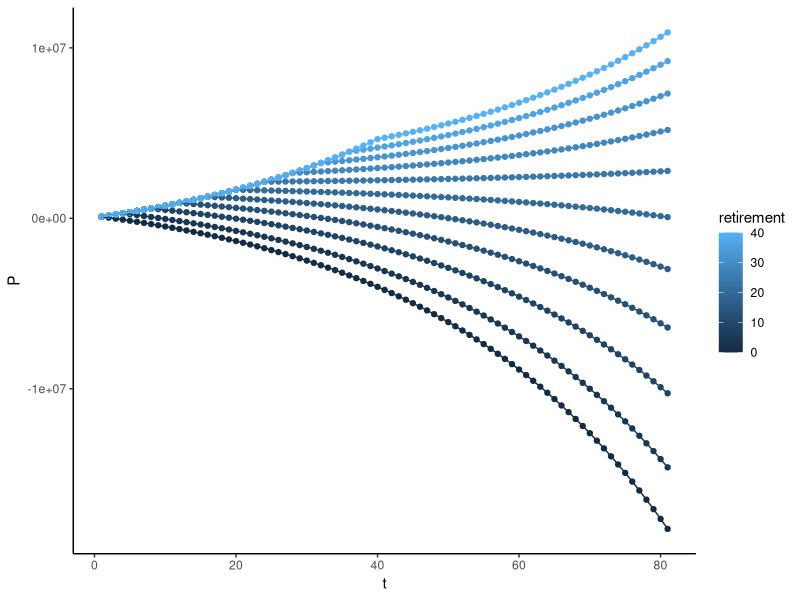
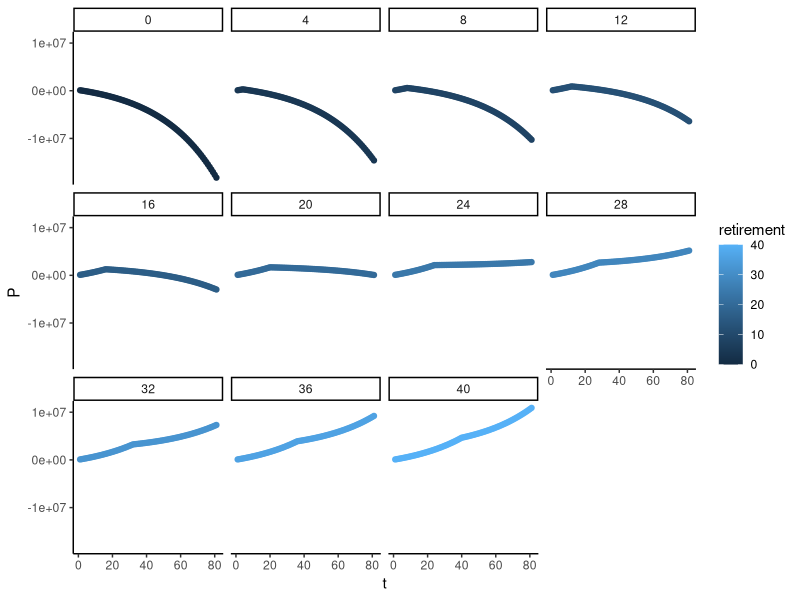

These figures' R source, in order:
#Joel's life plan
library(dplyr)
library(ggplot2)

periodic_interest <- function(P0, r, t, salary, retirement_t, allowance){
  P <- c(P0,numeric(t)) #initiate vector with length = time + 1
  
  for (i in 1:t){
    if(i<retirement_t){
      P[i+1] <- P[i]+salary+P[i]*r
    }
    else{
      P[i+1] <- P[i]+(P[i]*r)-allowance
    }
  }
  df <- data.frame(P = P,t = 1:(t+1))
  return(df)

}

#Simulate data given certain conditions 
retire <- seq(0,40,by=4)

simulated_data <- sapply(retire,function(x)periodic_interest(P0=100000,r=0.03,t=80, #applies the function to each value of the "retire" vector 
                    salary=60000,retirement_t=x,allowance=60000),simplify = FALSE)%>%
  bind_rows()%>% #compress lists elements into a single dataframe by binding rows
  mutate(retirement = rep(retire,each=81)) #manually add retirement variable and its values
  
#Plots curves in the same panels
simulated_data%>%
ggplot(aes(x=t,y=P,group=retirement,col=retirement))+
  geom_point()+geom_line()+theme_classic()

#Split retirement values into separate panels using facet_wrap() function
simulated_data%>%
  ggplot(aes(x=t,y=P,group=retirement,col=retirement))+
  geom_point()+geom_line()+theme_classic()+facet_wrap(~retirement) 







